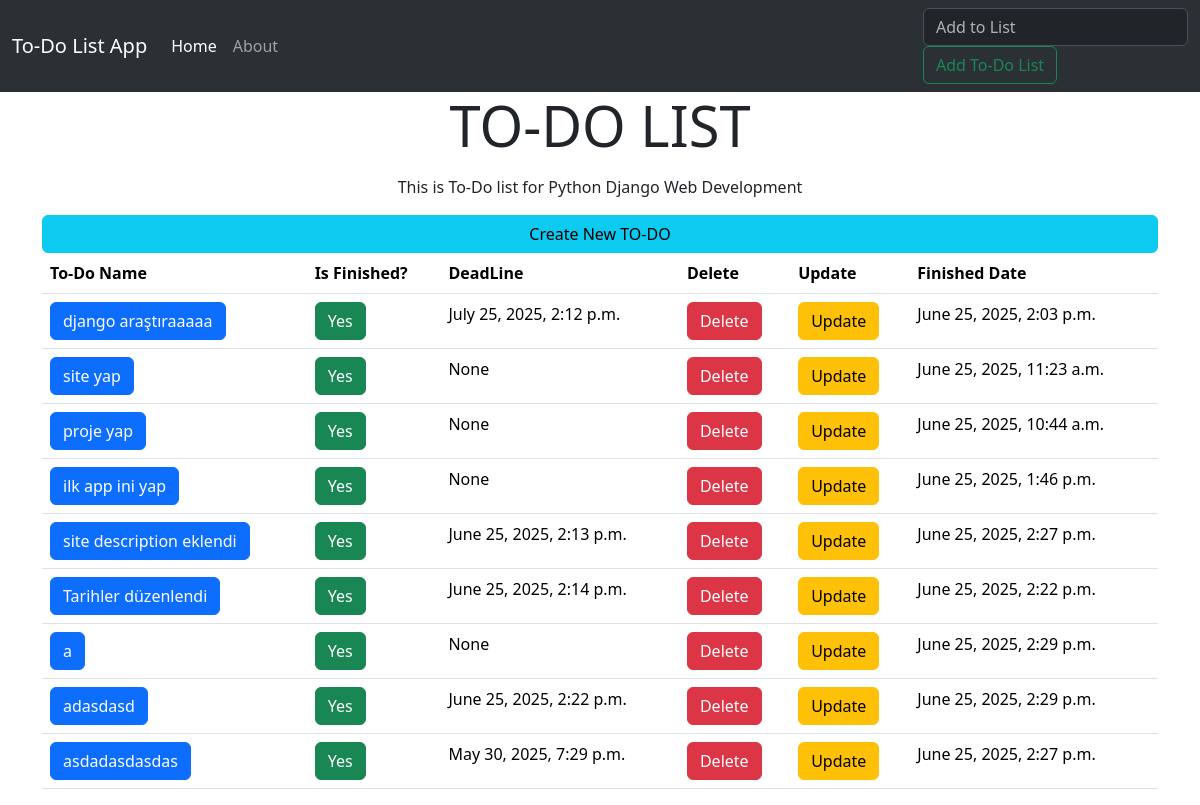
The page / on the database its author committed.
### todo_app/models.py (models this page shows, shortened)
class Todos(models.Model):
    title = models.CharField(max_length=100,blank=True)
    description = models.TextField(max_length=1000,blank=True)
    finished = models.BooleanField(default=False)
    date = models.DateTimeField(default=datetime.now,blank=True)
    finished_date = models.DateTimeField(null=True, blank=True)
    deadline = models.DateTimeField(null=True, blank=True)

### todo_app/views.py (the view)
# urls.py: path('',views.index,name="index"),
def index(request):
    if request.method == "POST":
        form = ListForm(request.POST or None)
        if form.is_valid:
            form.save()
            todo_list = Todos.objects.all()
            return render(request,"todo_app/index.html",{'todo_list':todo_list})
    else:
        todo_list = Todos.objects.all()
        return render(request,"todo_app/index.html",{'todo_list':todo_list})

### todo_app/templates/todo_app/index.html (shortened to what this page needs)
{% extends "todo_app/base.html" %}
{% block content %}
    <div class="jumbotron jumbotron-fluid">
    <div class="container">
      <h1 class="display-4"><center>TO-DO LIST</center></h1>
      <p class="lead"><center>This is To-Do list for Python Django Web Development</center></p>
      <div class="d-grid gap-2">
        <a class="btn btn-info" href="{% url 'create' %}" role="button">Create New TO-DO</a>
      </div>
    </div>
  </div>
<div class="container">
  <table class="table">
    <thead>
      <tr>
        <th scope="col">To-Do Name</th>
        <th scope="col">Is Finished?</th>
        <th scope="col">DeadLine</th>
        <th scope="col">Delete</th>
        <th scope="col">Update</th>
        <th scope="col">Finished Date</th>
      </tr>
    </thead>
    <tbody>
        {% for todo in todo_list %}
          {% if todo.finished %}
            <tr>
                <td><a class="btn btn-primary" href="{% url 'description' todo.id %}" role="button">{{ todo.title }}</a></td>
                <td><a class="btn btn-success" href="{% url 'yes_finish' todo.id %}" role="button">Yes</a></td>
                <td>{{ todo.deadline }}</td>
                <td><a class="btn btn-danger" href="{% url 'delete' todo.id %}" role="button">Delete</a></td>
                <td><a class="btn btn-warning" href="{% url 'update' todo.id %}" role="button">Update</a></td>
                <td>{{ todo.finished_date }}</td>
            </tr>
          {% endif %}
        {% endfor %}
    </tbody>
  </table>
</div>
{% endblock content %}

### todo_app/templates/todo_app/base.html (shortened to what this page needs)
<!doctype html>
<html lang="en">
  <head>
    <link href="https://cdn.jsdelivr.net/npm/bootstrap@5.3.7/dist/css/bootstrap.min.css" rel="stylesheet">
  </head>
  <body>
    <nav class="navbar navbar-expand-lg bg-body-tertiary navbar bg-primary" data-bs-theme="dark">
  <div class="container-fluid">
    <a class="navbar-brand" href="{% url 'index' %}">To-Do List App</a>
    <div class="collapse navbar-collapse" id="navbarSupportedContent">
      <ul class="navbar-nav me-auto mb-2 mb-lg-0">
        <li class="nav-item">
          <a class="nav-link active" aria-current="page" href="{% url 'index' %}">Home</a>
        </li>
        <li class="nav-item">
          <a class="nav-link" href="{% url 'about' %}">About</a>
        </li>
      </ul>
      <form class="form-inline my-2 my-lg-0" method="POST">
        <input class="form-control me-2" type="text" placeholder="Add to List" name="title"/>
        <button class="btn btn-outline-success" type="submit">Add To-Do List</button>
      </form>
    </div>
  </div>
</nav>
{% block content %}
{% endblock content %}
  </body>
</html>

### rows shown on the page
Todos: title "django araştıraaaaa", deadline "July 25, 2025, 2:12 p.m.", finished_date "June 25, 2025, 2:03 p.m."
Todos: title "site yap", deadline "None", finished_date "June 25, 2025, 11:23 a.m."
Todos: title "proje yap", deadline "None", finished_date "June 25, 2025, 10:44 a.m."
Todos: title "ilk app ini yap", deadline "None", finished_date "June 25, 2025, 1:46 p.m."
Todos: title "site description eklendi", deadline "June 25, 2025, 2:13 p.m.", finished_date "June 25, 2025, 2:27 p.m."
Todos: title "Tarihler düzenlendi", deadline "June 25, 2025, 2:14 p.m.", finished_date "June 25, 2025, 2:22 p.m."
Todos: title "a", deadline "None", finished_date "June 25, 2025, 2:29 p.m."
Todos: title "adasdasd", deadline "June 25, 2025, 2:22 p.m.", finished_date "June 25, 2025, 2:29 p.m."
Todos: title "asdadasdasdas", deadline "May 30, 2025, 7:29 p.m.", finished_date "June 25, 2025, 2:27 p.m."
